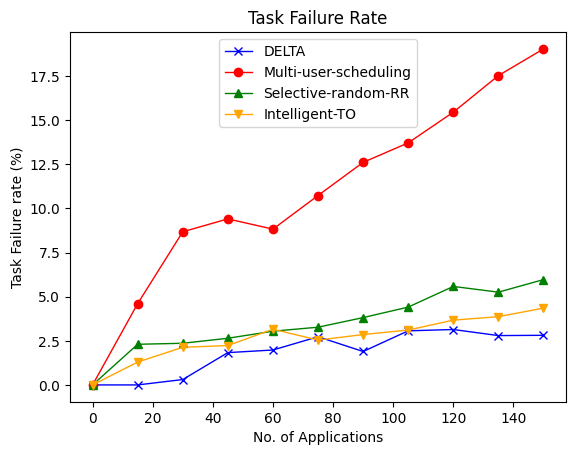

Reproduce this figure in Python.
import matplotlib.pyplot as plt

x_axis = [0, 15, 30, 45, 60, 75, 90, 105, 120, 135, 150]
y_axis_hierarchical = [0, 0, 0.3044, 1.8302, 1.9779, 2.7302,  1.8936, 3.0644, 3.1392, 2.795, 2.811]
y_axis_multi_user_sche = [0, 4.6043, 8.6758, 9.4052, 8.8246, 10.7302, 12.607, 13.7125, 15.4501, 17.523, 19.0341]
y_axis_selective_rand_rr = [0, 2.3022, 2.3592, 2.6436, 3.043, 3.2698, 3.8132, 4.4092, 5.5787, 5.2552, 5.9659]
y_axis_intelligent = [0, 1.295, 2.1309, 2.2302, 3.1571, 2.5397, 2.8534, 3.1101, 3.6687, 3.8661, 4.3511]

plt.plot(x_axis, y_axis_hierarchical, marker='x', label='DELTA', linewidth=1, color='blue')
plt.plot(x_axis, y_axis_multi_user_sche, marker='o', label='Multi-user-scheduling', linewidth=1, color='red')
plt.plot(x_axis, y_axis_selective_rand_rr, marker='^', label='Selective-random-RR', linewidth=1, color='green')
plt.plot(x_axis, y_axis_intelligent, marker='v', label='Intelligent-TO', linewidth=1, color='orange')
plt.title('Task Failure Rate')

plt.ylabel('Task Failure rate (%)')
plt.xlabel('No. of Applications')
plt.legend(loc='upper center')
plt.savefig('task_failure_rate.png', bbox_inches='tight')
#plt.show()
